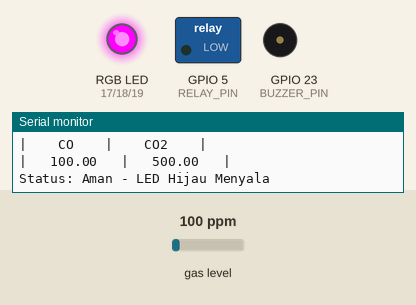
Recording of a sketch running on a simulated ESP32. Parts: switched loads named in the sketch (green lamp = pin HIGH), an RGB LED mixed from three pins (HIGH = lit), buzzer (waves = sounding, pin HIGH), the last lines printed to the serial monitor. The test bench sets the inputs (shaded band); at power-on: gas level 100 ppm. WiFi joins after 1.5 s; servers stay silent unless stated.

Above: at 3.0 s.
3.1 s: gas level set to 750 ppm
At 6.1 s:
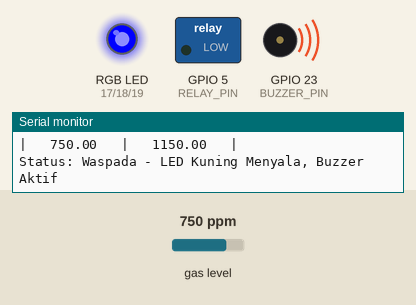
6.2 s: gas level set to 20 ppm
At 7.5 s:
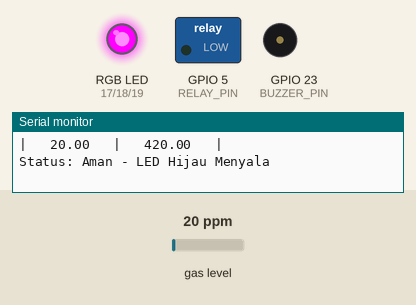
8.3 s: gas level set to 980 ppm
At 11.8 s:
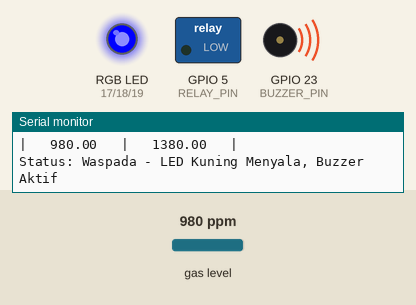
Timing chart, 0 to 13.3 s (numbered marks = the images above; inputs shaded):
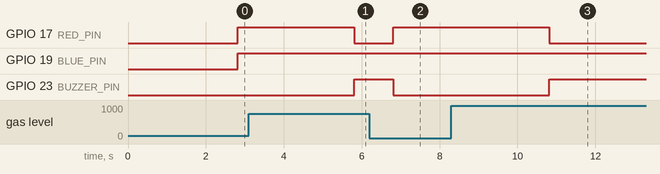

Measured:
- after the input at 3.1 s, GPIO 17 (RED_PIN): HIGH → LOW after 2.7 s; GPIO 23 (BUZZER_PIN): LOW → HIGH after 2.7 s
- after the input at 6.2 s, GPIO 17 (RED_PIN): LOW → HIGH after 0.61 s; GPIO 23 (BUZZER_PIN): HIGH → LOW after 0.61 s
- after the input at 8.3 s, GPIO 17 (RED_PIN): HIGH → LOW after 2.5 s; GPIO 23 (BUZZER_PIN): LOW → HIGH after 2.5 s

The sketch:

CarAir-Sentinel-arduino.ino
```cpp
// Blynk Configuration
#define BLYNK_TEMPLATE_ID           "TMPL6N6ZN0S9E"
#define BLYNK_TEMPLATE_NAME         "CAR AIR SENTINEL"
#define BLYNK_AUTH_TOKEN            "XibW_d_zhJunuX90XhGidobavWs27mIP"

// Include the libraries
#include <WiFi.h>                  // Library for WiFi ESP32
#include <WiFiClient.h>            // Library WiFi Client ESP32
#include <MQUnifiedsensor.h>       // Library for sensor MQ Series
#include <BlynkSimpleEsp32.h>      // Library for blynk IoT

// MQ-135 Configuration
#define CHIP                  "ESP-32" // Wemos ESP-32 or other board, whatever have ESP32
#define TYPE                  "MQ-135" // MQ135
#define Voltage_Resolution    3.3 // 3V3 <- IMPORTANT. Source: https://randomnerdtutorials.com/esp32-adc-analog-read-arduino-ide/
#define ADC_Bit_Resolution    12 // For arduino ESP32
#define RatioMQ135CleanAir    3.6 // RS / R0 = 3.6 ppm

// Pinout Configuration
#define SENSOR_PIN 34 // Analog input ESP32
#define BUZZER_PIN 23 // Pin for buzzer
#define RED_PIN 17    // Pin LED RED RGB Module
#define GREEN_PIN 18  // Pin LED GREEN RGB Module
#define BLUE_PIN 19   // Pin LED BLUE RGB Module
#define RELAY_PIN 5   // Pin For Relay Module

// Declare Sensor
MQUnifiedsensor MQ135(CHIP, Voltage_Resolution, ADC_Bit_Resolution, SENSOR_PIN, TYPE);

const char* ssid = "ARNUR";
const char* password = "takonmama";

// Blynk setup
BlynkTimer timer;

void sendToBlynk(float CO, float CO2, String status, int relayStatus) {
  Blynk.virtualWrite(V0, CO2);          // Send CO2 data to Blynk
  Blynk.virtualWrite(V1, CO);           // Send CO data to Blynk
  Blynk.virtualWrite(V2, status);       // Send status to Blynk
  Blynk.virtualWrite(V3, relayStatus);  // Send relay status to Blynk
}

// Timer variables
unsigned long previousMillis = 0;
unsigned long previousMillisRelay = 0;
bool relayOn = false;   // Relay Status

void setup() {
  // Init the serial port communication - to debug the library
  Serial.begin(115200); // Init serial port

  // Setting pinMode ESP32
  pinMode(BUZZER_PIN, OUTPUT);
  pinMode(RED_PIN, OUTPUT);
  pinMode(GREEN_PIN, OUTPUT);
  pinMode(BLUE_PIN, OUTPUT);
  pinMode(RELAY_PIN, OUTPUT);

  Serial.println();
  Serial.println();
  Serial.print("Connecting to ");
  Serial.println(ssid);

  WiFi.begin(ssid, password);

  while (WiFi.status() != WL_CONNECTED) {
    delay(500);
    Serial.print(".");
  }

  Serial.println("");
  Serial.println("WiFi connected");
  Serial.println("IP address: ");
  Serial.println(WiFi.localIP());

  // Set math model to calculate the PPM concentration and the value of constants
  MQ135.setRegressionMethod(1); // _PPM =  a*ratio^b

  /*****************************  MQ Init ********************************************/
  MQ135.init();

  /*****************************  MQ Calibration ********************************************/
  Serial.print("Calibrating please wait.");
  float calcR0 = 0;
  for (int i = 1; i <= 10; i++) {
    MQ135.update(); // Update data, the arduino will read the voltage from the analog pin
    calcR0 += MQ135.calibrate(RatioMQ135CleanAir);
    Serial.print(".");
  }
  MQ135.setR0(calcR0 / 10);
  Serial.println("  done!");

  if (isinf(calcR0)) {
    Serial.println("Warning: Connection issue, R0 is infinite (Open circuit detected) please check your wiring and supply");
    while (1);
  }
  if (calcR0 == 0) {
    Serial.println("Warning: Connection issue found, R0 is zero (Analog pin shorts to ground) please check your wiring and supply");
    while (1);
  }

  Serial.println("** Values from MQ-135 **");
  Serial.println("|    CO    |    CO2    |");

  // Initialize Blynk
  Blynk.begin(BLYNK_AUTH_TOKEN, ssid, password);

  // Setup a function to be called every second
  timer.setInterval(1000L, []() {
    MQ135.update(); // Update data, the arduino will read the voltage from the analog pin

    MQ135.setA(605.18); MQ135.setB(-3.937); // Configure the equation to calculate CO concentration value
    float CO = MQ135.readSensor(); // Sensor will read PPM concentration using the model, a and b values set previously or from the setup

    MQ135.setA(110.47); MQ135.setB(-2.862); // Configure the equation to calculate CO2 concentration value
    float CO2 = MQ135.readSensor(); // Sensor will read PPM concentration using the model, a and b values set previously or from the setup

    CO2 += 400; // Add 400 to the CO2 value to account for baseline atmospheric CO2

    Serial.print("|   "); Serial.print(CO);
    Serial.print("   |   "); Serial.print(CO2);
    Serial.println("   |");

    String status = "";
    int relayStatus = 0;

    unsigned long currentMillis = millis();

    if ((CO < 50) || (CO2 < 1000)) {
      // Kadar CO < 50 atau CO2 < 1000
      digitalWrite(GREEN_PIN, LOW);
      digitalWrite(RED_PIN, HIGH);
      digitalWrite(BLUE_PIN, HIGH);
      digitalWrite(BUZZER_PIN, LOW);
      status = "Aman";
      Serial.println("Status: Aman - LED Hijau Menyala");

      Blynk.logEvent("gas_safe_alarm", "AMAN! Kadar CO atau CO2 RENDAH");
    }
    else if ((CO >= 51 && CO <= 200) || (CO2 >= 1001 && CO2 <= 2000)) {
      // Kadar CO > 51 < 200 atau CO2 > 1001 < 2000
      if (currentMillis - previousMillis >= 5000) {
        previousMillis = currentMillis;
        digitalWrite(RED_PIN, LOW);
        digitalWrite(BLUE_PIN, HIGH);
        digitalWrite(GREEN_PIN, LOW);
        digitalWrite(BUZZER_PIN, HIGH); // Buzzer on
        status = "Waspada";
        Serial.println("Status: Waspada - LED Kuning Menyala, Buzzer Aktif");

        Blynk.logEvent("gas_alarm", "WASPADA! Kadar CO atau CO2 cukup tinggi");
      }
    }
    else if ((CO >= 201 && CO <= 400) || (CO2 >= 2001 && CO2 <= 2500)) {
      // Kadar CO > 201 < 400 atau CO2 > 2001 < 2500
      if (currentMillis - previousMillis >= 2500) {
        previousMillis = currentMillis;
        digitalWrite(GREEN_PIN, HIGH);
        digitalWrite(BLUE_PIN, HIGH);
        digitalWrite(RED_PIN, LOW);
        digitalWrite(BUZZER_PIN, HIGH); // Buzzer on
        status = "Bahaya";
        Serial.println("Status: Bahaya - LED Merah Menyala, Buzzer Aktif");

        Blynk.logEvent("gas_alarm", "BAHAYA! Kadar CO atau CO2 tinggi");
      }
    }
    else if (CO > 400 || CO2 > 2500) {
      // Kadar CO > 400 atau CO2 > 2500
      if (currentMillis - previousMillis >= 1000) {
        previousMillis = currentMillis;
        digitalWrite(GREEN_PIN, HIGH);
        digitalWrite(RED_PIN, LOW);
        digitalWrite(BLUE_PIN, LOW);
        digitalWrite(BUZZER_PIN, HIGH); // Buzzer on
        status = "Sangat Berbahaya";
        Serial.println("Status: Sangat Berbahaya - LED Ungu Menyala, Buzzer Aktif, Relay Aktif");
        digitalWrite(RELAY_PIN, HIGH); // Relay on
        relayOn = true;
        relayStatus = 1; // data for blynk
        previousMillisRelay = currentMillis;

        Blynk.logEvent("gas_alarm", "SANGAT BERBAHAYA! Kadar CO atau CO2 sangat tinggi");
      }
    }

    // Turn off relay after 10 seconds
    if (relayOn && (currentMillis - previousMillisRelay >= 10000)) {
      digitalWrite(RELAY_PIN, LOW); // Relay off
      relayOn = false;
      relayStatus = 0; // data for blynk
    }

    // Send data to Blynk
    sendToBlynk(CO, CO2, status, relayStatus);
  });
}

void loop() {
  Blynk.run();
  timer.run();
}
```
